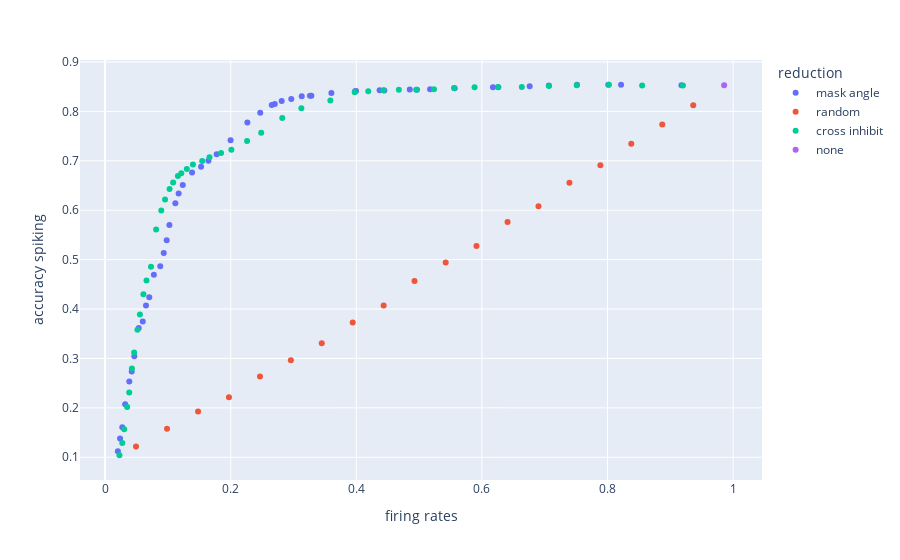

Notebook code for this chart:
### Code cell
px.scatter(df, x="firing rates", y="accuracy spiking", color="reduction")

### Figure 1 — Plotly figure (JSON) as saved in the notebook; plotly's stock layout.template omitted (floating-point values rounded to 4 significant figures)
{"data": [{"hovertemplate": "reduction=mask angle<br>firing rates=%{x}<br>accuracy spiking=%{y}<extra></extra>", "legendgroup": "mask angle", "marker": {"color": "#636efa", "symbol": "circle"}, "mode": "markers", "name": "mask angle", "orientation": "v", "showlegend": true, "type": "scatter", "x": [0.1171, 0.2654, 0.1998, 0.9177, 0.7065, 0.05359, 0.3995, 0.09341, 0.4966, 0.07034, 0.6176, 0.8216, 0.04654, 0.09809, 0.1528, 0.2702, 0.676, 0.2265, 0.1237, 0.1385, 0.06002, 0.398, 0.03856, 0.1776, 0.3284, 0.08784, 0.4851, 0.1119, 0.8011, 0.02384, 0.5175, 0.5566, 0.02033, 0.2812, 0.1024, 0.6261, 0.3603, 0.0274, 0.4446, 0.3262, 0.247, 0.03199, 0.3131, 0.07765, 0.06515, 0.7514, 0.2964, 0.04241, 0.4371, 0.1645], "xaxis": "x", "y": [0.634, 0.8128, 0.7417, 0.8527, 0.8526, 0.3615, 0.8413, 0.5134, 0.8438, 0.4236, 0.8487, 0.8539, 0.3043, 0.5392, 0.688, 0.8149, 0.851, 0.7776, 0.651, 0.6761, 0.3748, 0.8408, 0.2533, 0.7135, 0.8316, 0.4866, 0.8442, 0.6139, 0.8539, 0.1381, 0.8446, 0.8469, 0.1124, 0.8211, 0.57, 0.8487, 0.8374, 0.1608, 0.8425, 0.8318, 0.7973, 0.2075, 0.8305, 0.4693, 0.4073, 0.8539, 0.825, 0.2738, 0.8427, 0.7], "yaxis": "y"}, {"hovertemplate": "reduction=random<br>firing rates=%{x}<br>accuracy spiking=%{y}<extra></extra>", "legendgroup": "random", "marker": {"color": "#EF553B", "symbol": "circle"}, "mode": "markers", "name": "random", "orientation": "v", "showlegend": true, "type": "scatter", "x": [0.148, 0.8871, 0.4927, 0.04928, 0.7886, 0.1972, 0.7394, 0.3942, 0.345, 0.2466, 0.6408, 0.09864, 0.6901, 0.5423, 0.2958, 0.9364, 0.8378, 0.4435, 0.5914], "xaxis": "x", "y": [0.1928, 0.7737, 0.4569, 0.1219, 0.6912, 0.2216, 0.6557, 0.3726, 0.331, 0.2636, 0.5763, 0.1579, 0.6078, 0.4944, 0.2966, 0.8126, 0.7344, 0.4073, 0.5278], "yaxis": "y"}, {"hovertemplate": "reduction=cross inhibit<br>firing rates=%{x}<br>accuracy spiking=%{y}<extra></extra>", "legendgroup": "cross inhibit", "marker": {"color": "#00cc96", "symbol": "circle"}, "mode": "markers", "name": "cross inhibit", "orientation": "v", "showlegend": true, "type": "scatter", "x": [0.6635, 0.8551, 0.5883, 0.4677, 0.1399, 0.7068, 0.02738, 0.1214, 0.92, 0.05547, 0.09548, 0.4953, 0.3975, 0.03517, 0.02288, 0.2011, 0.751, 0.2261, 0.06593, 0.1302, 0.1027, 0.1547, 0.2486, 0.3587, 0.05157, 0.07311, 0.08125, 0.1662, 0.1159, 0.2821, 0.1847, 0.08948, 0.4191, 0.0427, 0.04625, 0.3125, 0.06104, 0.03842, 0.6255, 0.03046, 0.5555, 0.8022, 0.443, 0.1084, 0.5236], "xaxis": "x", "y": [0.8495, 0.8525, 0.8487, 0.8437, 0.6924, 0.8515, 0.129, 0.6748, 0.8523, 0.3888, 0.6215, 0.8436, 0.8387, 0.2016, 0.1041, 0.7222, 0.8528, 0.7401, 0.4579, 0.6833, 0.6428, 0.6994, 0.7566, 0.822, 0.358, 0.4856, 0.5612, 0.7073, 0.6691, 0.7864, 0.7156, 0.5993, 0.8407, 0.2797, 0.3118, 0.8065, 0.4299, 0.2309, 0.8492, 0.1565, 0.8474, 0.8537, 0.8429, 0.6561, 0.8449], "yaxis": "y"}, {"hovertemplate": "reduction=none<br>firing rates=%{x}<br>accuracy spiking=%{y}<extra></extra>", "legendgroup": "none", "marker": {"color": "#ab63fa", "symbol": "circle"}, "mode": "markers", "name": "none", "orientation": "v", "showlegend": true, "type": "scatter", "x": [0.9857], "xaxis": "x", "y": [0.8531], "yaxis": "y"}], "layout": {"legend": {"title": {"text": "reduction"}, "tracegroupgap": 0}, "margin": {"t": 60}, "xaxis": {"anchor": "y", "domain": [0, 1], "title": {"text": "firing rates"}}, "yaxis": {"anchor": "x", "domain": [0, 1], "title": {"text": "accuracy spiking"}}}}
